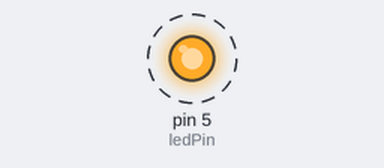
Recording of a sketch running on a simulated Arduino Uno, built with avr-gcc and run on an emulated ATmega328P. On the bench: output pins drawn as LEDs (lit = HIGH). Dashed ring = blinking.

Above: at 0.5 s.
Timing chart, 0 to 4.6 s (numbered marks = the images above):
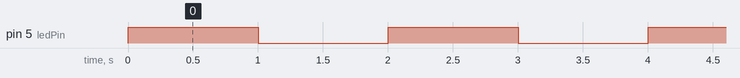

Measured:
- by itself, pin 5 (ledPin): alternates HIGH for 1.0 s and LOW for 1.0 s

The sketch:

espledblink.ino
```cpp
const int ledPin = 5;  // GPIO pin where the LED is connected (D1 in NodeMCU)

void setup() {
  pinMode(ledPin, OUTPUT);  // Initialize the GPIO pin as an output
}

void loop() {
  digitalWrite(ledPin, HIGH);  // Turn the LED on
  delay(1000);                 // Wait for a second
  digitalWrite(ledPin, LOW);   // Turn the LED off
  delay(1000);                 // Wait for a second
}
```
